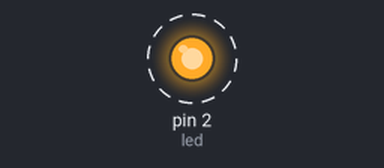
A program run on a simulated MicroPython board. Shown: output pins drawn as LEDs (lit = HIGH). Dashed ring = blinking. What the program prints to the serial console is not drawn. At 5.0 s the program stops and its outputs stay as they are.

Above: at 0.2 s.
Timing chart, 0 to 3.0 s (numbered marks = the images above):
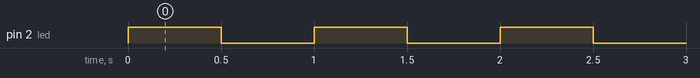

Measured:
- by itself, pin 2 (led): alternates HIGH for 0.50 s and LOW for 0.50 s, 10 changes in all, then stays LOW

The program:

main.py
```python
# demo 4

import os
from time import sleep

from foo import bar
from machine import Pin

print(os.listdir( ))

led = Pin(2, Pin.OUT)


for i in range(10):
    led.value(not led.value())
    print(f"led value: {led.value()}")
    sleep(0.5)


bar()
```

foo.py
```python
# demo 4

def bar():
    return 'bar'
```
